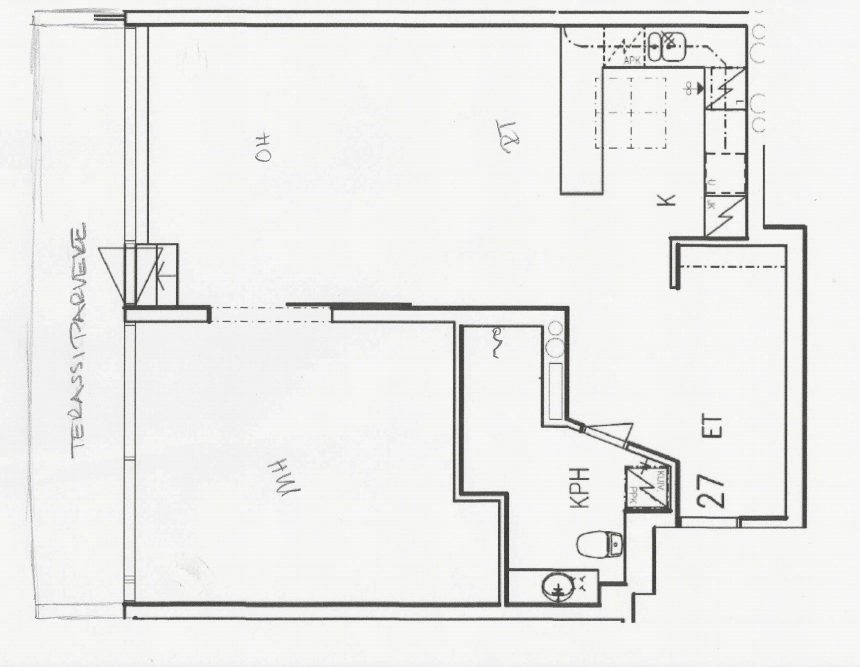
#> input picture rcnn_model/sample/F1_original.png, 860 x 667 px
$ python -i cleaning_images.py   (imports and definitions only)
#> lines starting #> are read from the running program, lines starting #| are printed output that depends on the picture; after the words box and inside, x2 and y2 are one past the last pixel; in counts of white or black regions, pixels touching at a corner belong together
import cv2
import numpy as np
import os

# Function to preprocess the image
def preprocessing(image_path):
#> called with image_path = '../sample/F1_original.png'
    image = cv2.imread(image_path)
#> image is the input picture: shape (667, 860, 3); mean B, G, R 234.2, 235.6, 235.6

    if image is None:
        print(f"Warning: Could not read {image_path}")
        return None

    gray = cv2.cvtColor(image, cv2.COLOR_BGR2GRAY)
    denoisy_img = cv2.GaussianBlur(gray, (5, 5), 0)

    clahe = cv2.createCLAHE(clipLimit=2.0, tileGridSize=(8, 8))
    clahe_img = clahe.apply(denoisy_img)
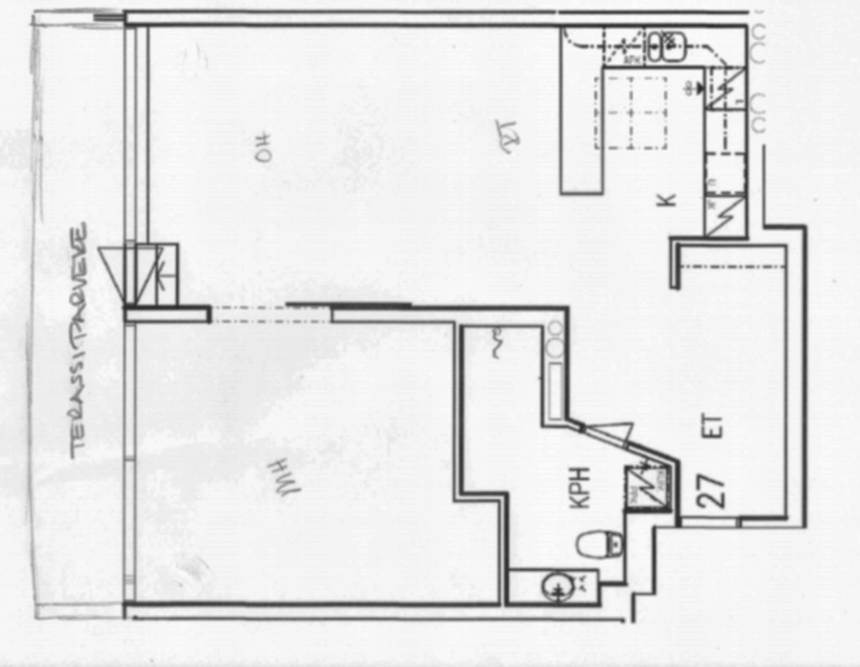
#> clahe_img: shape (667, 860); min 43, max 252, mean 231.1

    _, thresholded_img = cv2.threshold(clahe_img, 150, 255, cv2.THRESH_BINARY)
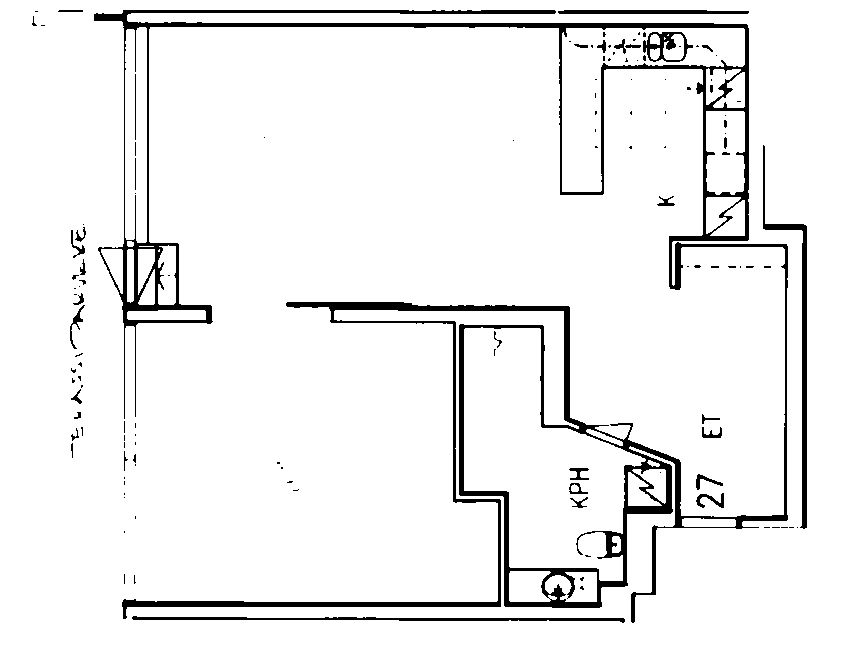
#> thresholded_img: shape (667, 860); 94.1% white; 126 black regions (90 under 20 px), largest, box (x1, y1, x2, y2) and area: (94, 10, 788, 623) 26782, (763, 145, 807, 529) 1898, (132, 616, 625, 623) 1370

    edges = cv2.Canny(thresholded_img, 100, 220, apertureSize=3)
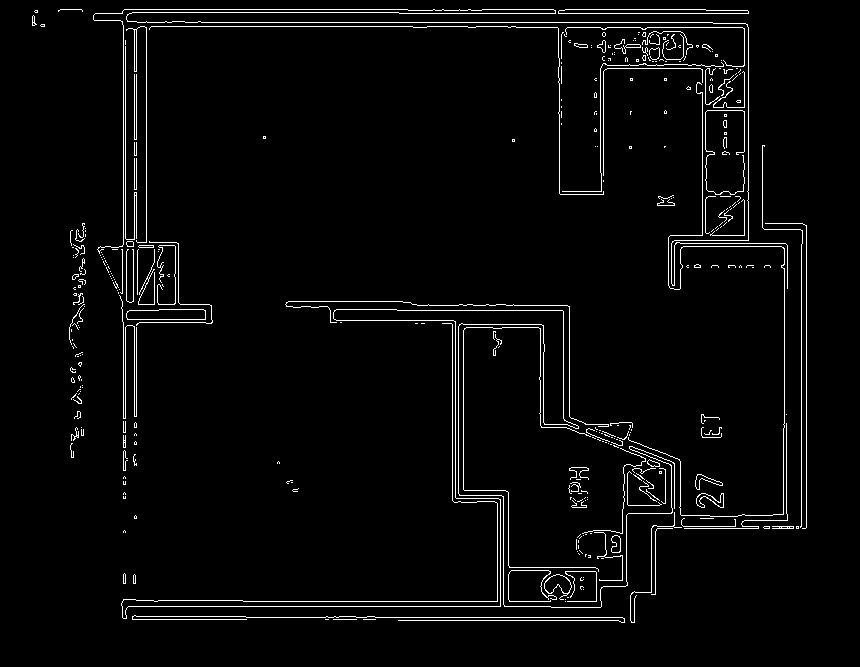
#> edges: shape (667, 860); 3.1% white in thin lines or dots, all inside (x1, y1, x2, y2) = (32, 9, 807, 623)
    lines = cv2.HoughLinesP(edges, rho=1, theta=np.pi / 180, threshold=50,
                            minLineLength=35, maxLineGap=5)
#> lines = 102 rows, first 6: [185, 22, 712, 22], [482, 9, 553, 9], [375, 617, 622, 617], [136, 416, 136, 319], [123, 470, 123, 322], [122, 606, 550, 606]

    output_img = cv2.cvtColor(gray, cv2.COLOR_GRAY2BGR)

    if lines is not None:
        for line in lines:
            x1, y1, x2, y2 = line[0]
            cv2.line(output_img, (x1, y1), (x2, y2), (210, 210, 210), 1)
#> this loop made 102 passes
#> (x1, y1, x2, y2) on passes 1 to 12: (185, 22, 712, 22), (482, 9, 553, 9), (375, 617, 622, 617), (136, 416, 136, 319), (123, 470, 123, 322), (122, 606, 550, 606), (399, 13, 748, 13), (243, 601, 550, 601), (806, 527, 806, 225), (134, 416, 134, 326), (801, 526, 801, 244), (132, 12, 398, 12)
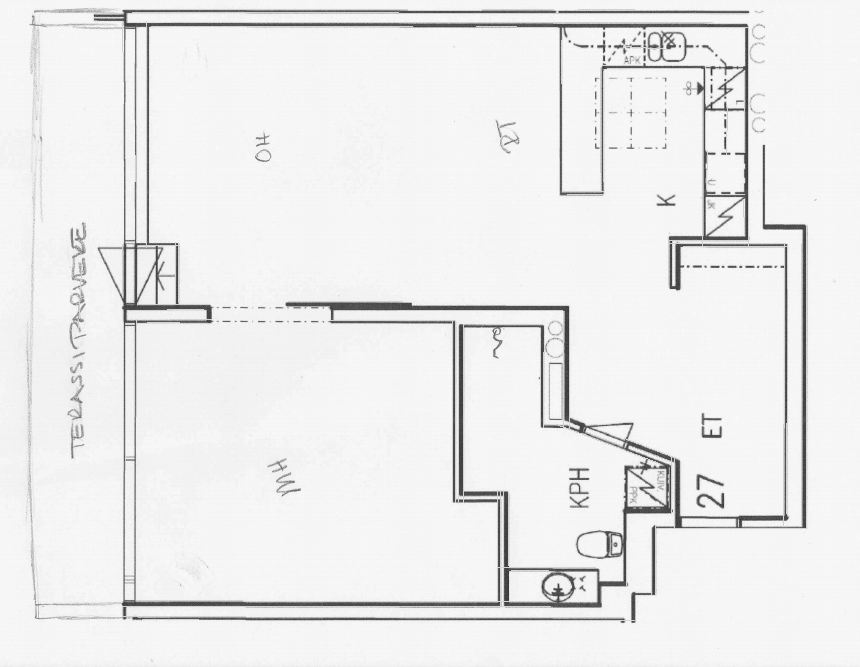
#> output_img: shape (667, 860, 3); min 47, max 251, mean 236.2

    blended_image = cv2.addWeighted(image, 0.7, output_img, 0.3, 0)

    return blended_image

# Define paths
source_root = "../cubicasa5k"
output_dir = "dataset/images"

script_dir = os.path.dirname(os.path.abspath(__file__))
# [27 lines not run here, left out]

>>> result = preprocessing('../sample/F1_original.png')

$ run again, on rcnn_model/sample/westmoor_floor_2_floorplan.png
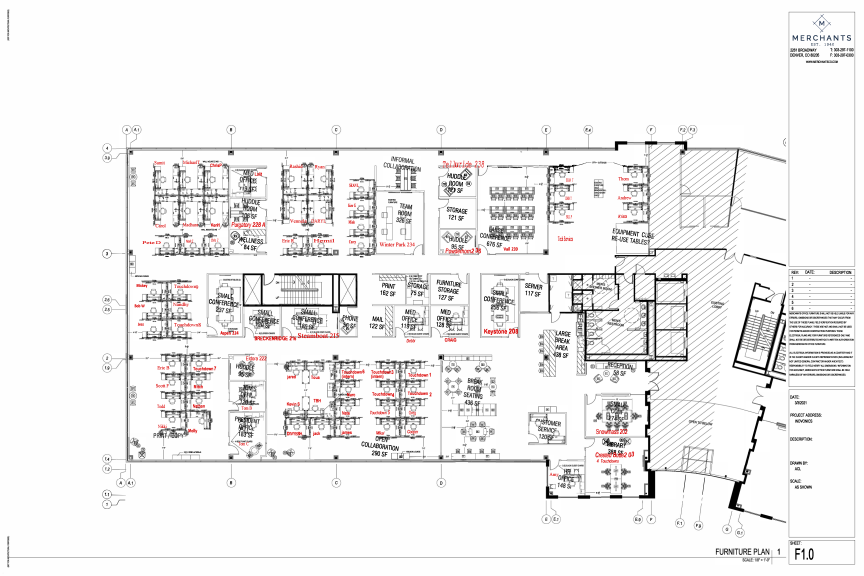
#> input picture rcnn_model/sample/westmoor_floor_2_floorplan.png, 2592 x 1728 px (shown at 1/3 size)
#> in preprocessing, image is the input picture: shape (1728, 2592, 3); mean B, G, R 239.3, 239.2, 240
#> in preprocessing, `_, thresholded_img = cv2.threshold(clahe_img, 150, 255, cv2.THRESH_BIN..`:
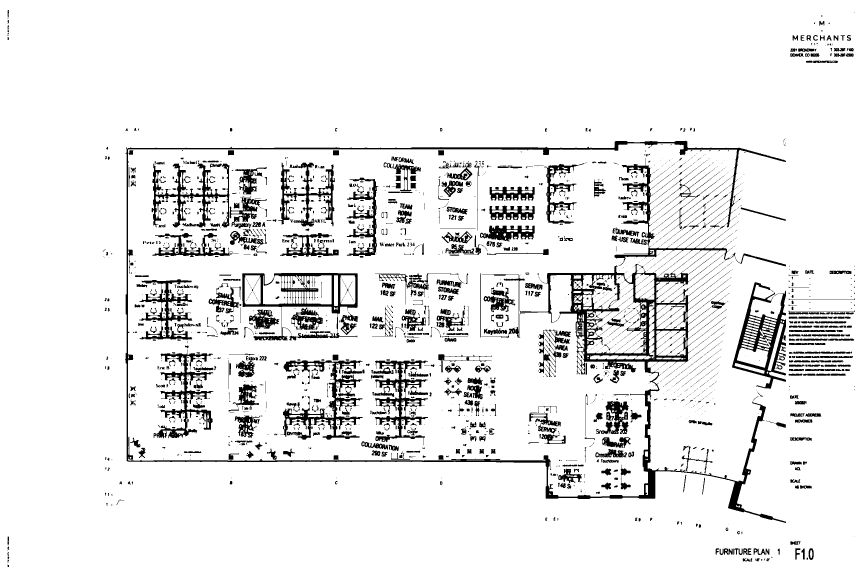
#> thresholded_img: shape (1728, 2592) (shown at 1/3 size); 91.7% white; 2093 black regions (1192 under 20 px), largest, box (x1, y1, x2, y2) and area: (375, 422, 2358, 1569) 86068, (2196, 847, 2358, 1166) 14985, (841, 1081, 1088, 1319) 14810
#> in preprocessing, `edges = cv2.Canny(thresholded_img, 100, 220, apertureSize=3)`:
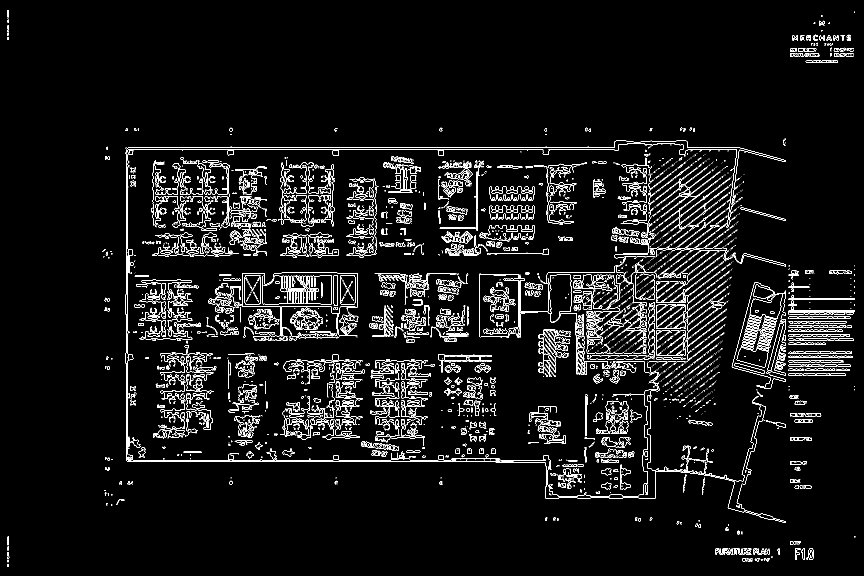
#> edges: shape (1728, 2592) (shown at 1/3 size); 3.5% white in thin lines or dots
#> lines = 318 rows, first 6: [461, 1380, 682, 1380], [386, 447, 1503, 447], [1644, 443, 1842, 443], [379, 882, 379, 442], [1056, 1384, 1094, 1384], [383, 1363, 383, 1082]
#> the loop in preprocessing, `for line in lines:` made 318 passes
